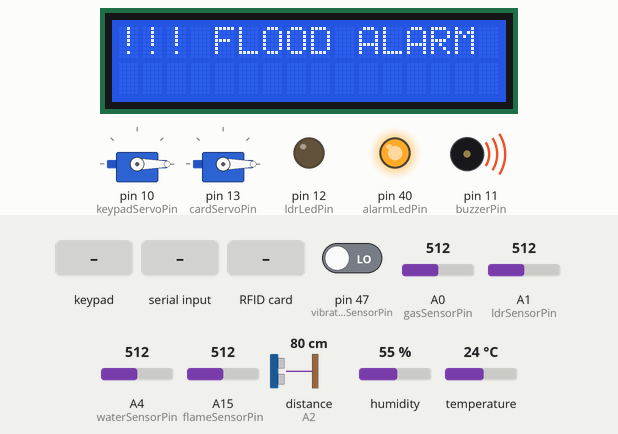
Simulated run of this sketch. Board: Arduino Mega 2560, built with avr-gcc and run on an emulated ATmega2560. Parts: 2 × servo, 16×2 character LCD, output pins drawn as LEDs (lit = HIGH), buzzer (waves = sounding, pin HIGH). Inputs (shaded band) come from the test bench; at power-on: A4 (waterSensorPin) = 512, pin 47 (vibrationSensorPin) LOW, A0 (gasSensorPin) = 512, A1 (ldrSensorPin) = 512, A15 (flameSensorPin) = 512, distance to the obstacle (sensor on A2) 80 cm, humidity 55 %, temperature 24 °C. The echo pulse lasts 58.3 µs per cm; pins used as bus, display or sensor lines are not drawn; what the sketch prints to the serial monitor is not drawn.

Above: at 1.3 s.
1.4 s: key '1' pressed
At 2.4 s:
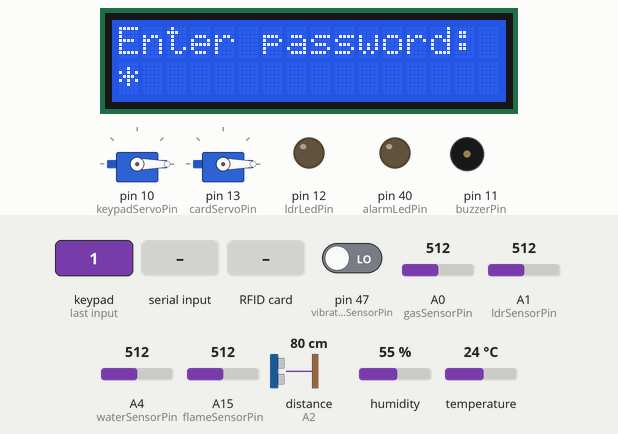
3.8 s: "ALARM:\n" received over the second serial link
At 5.0 s:
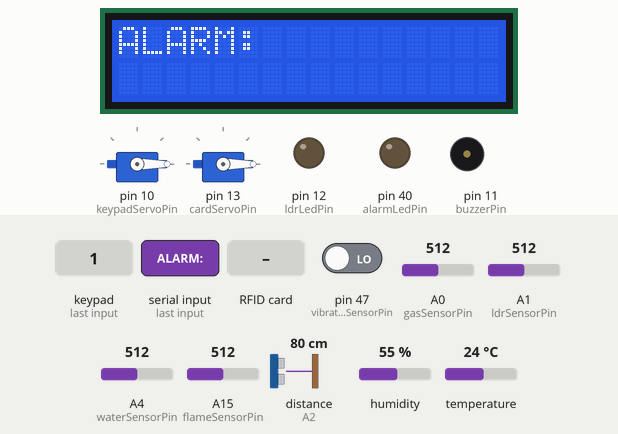
6.0 s: key '#' pressed
At 10.8 s:
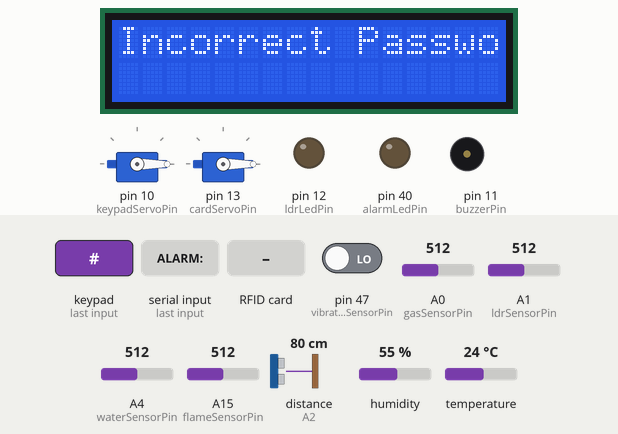
12.8 s: RFID card 59 92 76 B2 held to the reader
At 15.3 s:
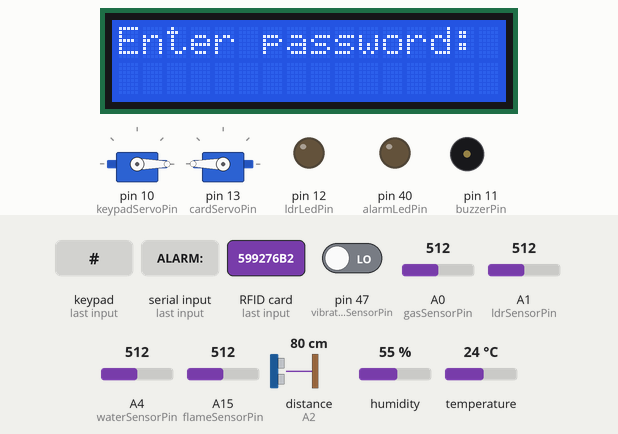
17.8 s: A4 (waterSensorPin) set to 166
20.4 s: A4 (waterSensorPin) set to 143
At 22.4 s:
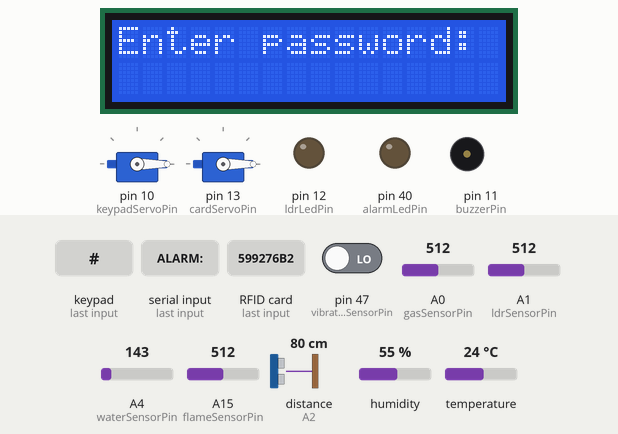
Timing chart, 0 to 23.6 s (numbered marks = the images above; inputs shaded):
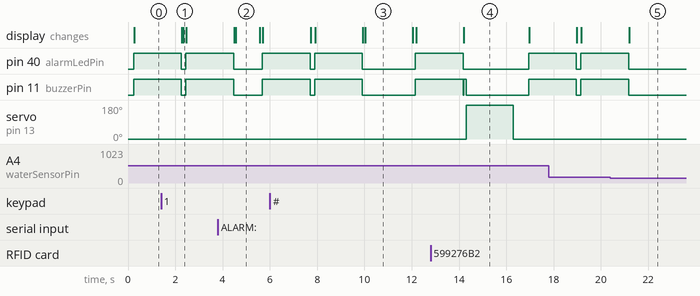

Measured:
- the behaviour switches between 151 and 150 on A4 (waterSensorPin) (found by bisection; images 4 and 5)
- after the input at 1.4 s, the display: first differs from a run without the input after 0.94 s (image 1)
- after the input at 3.8 s, the display: first differs from a run without the input after 0.76 s (image 2)
- after the input at 6.0 s, the display: first differs from a run without the input after 4.0 s (image 3)
- after the input at 12.8 s, servo on pin 13 (cardServoPin): 0° → 180° after 1.5 s, → 0° 2.0 s later
- after the input at 20.4 s, pin 40 (alarmLedPin), pin 11 (buzzerPin): goes on until 21.2 s, then stays LOW
- what the display in image 2 shows lasts 1.0 s, from 4.6 s to 5.6 s

The sketch:

sketch_jan15a.ino
```cpp
#include <Keypad.h>
#include <Wire.h>
#include <LiquidCrystal_I2C.h>
#include <Servo.h>
#include <DHT.h>
#include <SPI.h>
#include <MFRC522.h>

#define DHTPIN 42
#define DHTTYPE DHT22
DHT dht(DHTPIN, DHTTYPE);
float humidity = 0;
float temperature = 0;

int flameSensorPin = A15;
int ldrSensorPin = A1;
int ldrLedPin = 12;
int alarmLedPin = 40;
int vibrationSensorPin = 47;
int gasSensorPin = A0;
int buzzerPin = 11;
int ultrasonicSensorEchoPin = A2;
int ultrasonicSensorTrigPin = A3;
int waterSensorPin = A4;

int keypadServoPin = 10;
Servo keypadServo;
int cardServoPin = 13;
Servo cardServo;

// RFID
#define SS_PIN 53
#define RST_PIN 48
MFRC522 rfid(SS_PIN, RST_PIN);
String knownUID = "599276b2";

// LCD
LiquidCrystal_I2C lcd_1(0x27, 16, 2);

// Keypad
const byte ROWS = 4;
const byte COLS = 4;
char keys[ROWS][COLS] = {
  {'1','2','3','A'}, {'4','5','6','B'}, {'7','8','9','C'}, {'*','0','#','D'}
};
byte rowPins[4] = {9, 8, 7, 6};
byte colPins[COLS] = {5, 4, 3, 2};
Keypad keypad = Keypad(makeKeymap(keys), rowPins, colPins, ROWS, COLS);

char correctPassword[] = "1234A";
String enteredPassword = "";

unsigned long lastSensorLog = 0;
unsigned long logInterval = 1000;

String currentAlarmState = "NORMAL";
unsigned long previousBuzzerMillis = 0;
bool buzzerState = false;
int buzzerInterval = 0;

float currentDistance = 0;

void setup() {
    Serial.begin(9600);
    Serial1.begin(9600);
    dht.begin();

    pinMode(buzzerPin, OUTPUT);
    pinMode(ldrLedPin, OUTPUT);
    pinMode(alarmLedPin, OUTPUT);
    pinMode(ultrasonicSensorTrigPin, OUTPUT);
    pinMode(ultrasonicSensorEchoPin, INPUT);
    pinMode(vibrationSensorPin, INPUT);
    pinMode(flameSensorPin, INPUT);

    keypadServo.attach(keypadServoPin); keypadServo.write(0);
    cardServo.attach(cardServoPin); cardServo.write(0);

    lcd_1.init(); lcd_1.setBacklight(1);
    promptPassword();

    SPI.begin(); rfid.PCD_Init();
    Serial.println(F("System ready."));
}

void loop() {
  checkIncomingCommand();
  manageAlarm();
  manageLocalSensors();

  if (checkCard()) {
    digitalWrite(buzzerPin, HIGH); delay(100); digitalWrite(buzzerPin, LOW);
    cardServoMove();
  }

  if (millis() - lastSensorLog >= logInterval) {
    logSensors();
    lastSensorLog = millis();
  }

  char key = keypad.getKey();
  if (key) {
    if (key == '#') checkPassword();
    else if (key == '*') resetPassword();
    else { enteredPassword += key; lcd_1.print('*'); }
  }
}

void manageLocalSensors() {
  humidity = dht.readHumidity();
  temperature = dht.readTemperature();

  if(analogRead(waterSensorPin) > 150) {
      delay(100);
      if(analogRead(waterSensorPin) > 150) {
          digitalWrite(buzzerPin, HIGH);
          digitalWrite(alarmLedPin, HIGH);
          lcd_1.clear();
          lcd_1.setCursor(0,0);
          lcd_1.print("!!! FLOOD ALARM !!!");
          delay(2000);
          digitalWrite(buzzerPin, LOW);
          digitalWrite(alarmLedPin, LOW);
          promptPassword();
          return;
      }
  }

  // LDR LED Kontrolü
  int ldrValue = analogRead(ldrSensorPin);
  if (ldrValue > 700) {
    digitalWrite(ldrLedPin, HIGH);
  } else {
    digitalWrite(ldrLedPin, LOW);
  }

  digitalWrite(ultrasonicSensorTrigPin, LOW); delayMicroseconds(2);
  digitalWrite(ultrasonicSensorTrigPin, HIGH); delayMicroseconds(10);
  digitalWrite(ultrasonicSensorTrigPin, LOW);
  long duration = pulseIn(ultrasonicSensorEchoPin, HIGH);
  currentDistance = duration * 0.034 / 2;
}

void checkIncomingCommand() {
  if (Serial1.available() > 0) {
    String command = Serial1.readStringUntil('\n');
    command.trim();
    if (command.startsWith("ALARM:")) {
      String newType = command.substring(6);
      if (newType != currentAlarmState) {
        currentAlarmState = newType;
        lcd_1.clear();
        lcd_1.setCursor(0,0);
        lcd_1.print("ALARM: " + newType);
        delay(1000);
        promptPassword();
      }
    }
  }
}

void manageAlarm() {
  if (analogRead(waterSensorPin) > 100) return;

  if (currentAlarmState == "NORMAL") {
    digitalWrite(buzzerPin, LOW);
    digitalWrite(alarmLedPin, LOW);
    buzzerState = false;
    return;
  }


  if (currentAlarmState == "FIRE" || currentAlarmState == "GAS") buzzerInterval = 100;
  else if (currentAlarmState == "INTRUSION") buzzerInterval = 300;
  else buzzerInterval = 500;

  unsigned long currentMillis = millis();
  if (currentMillis - previousBuzzerMillis >= buzzerInterval) {
    previousBuzzerMillis = currentMillis;
    buzzerState = !buzzerState;

    digitalWrite(buzzerPin, buzzerState ? HIGH : LOW);
    digitalWrite(alarmLedPin, buzzerState ? HIGH : LOW);
  }
}

void logSensors() {
  int gas = analogRead(gasSensorPin);
  int flame = analogRead(flameSensorPin);
  int ldr = analogRead(ldrSensorPin);
  int water = analogRead(waterSensorPin);
  int vib = digitalRead(vibrationSensorPin);

  String data = "GAS=" + String(gas) + ",FLAME=" + String(flame) +
                ",LDR=" + String(ldr) + ",WATER=" + String(water) +
                ",VIBRATION=" + String(vib) + ",DIST=" + String(currentDistance) +
                ",TEMP=" + String(temperature) + ",HUM=" + String(humidity);

  Serial1.println("LOG;SENSORS;ALL;" + data);
  Serial.print("Sıcaklık: "); Serial.print(temperature);
  Serial.print("C, Nem: %"); Serial.println(humidity);
}

void checkPassword() {
  lcd_1.clear();
  if (enteredPassword.equals(correctPassword)) {
    digitalWrite(buzzerPin,HIGH); delay(100); digitalWrite(buzzerPin,LOW);
    logEvent("KEYPAD","SUCCESS","PASS_OK");
    lcd_1.print("Door Opening...");
    openDoor(); delay(2000); closeDoor();
    resetPassword();
  } else {
    logEvent("KEYPAD","FAIL","WRONG_PASS");
    lcd_1.print("Incorrect Password!");
    delay(2000);
    resetPassword();
  }
}

void promptPassword() {
  lcd_1.clear();
  lcd_1.setCursor(0, 0);
  lcd_1.print("Enter password:");
  lcd_1.setCursor(0, 1);
}

void resetPassword() {
  enteredPassword = "";
  promptPassword();
}

void openDoor() { keypadServo.write(180); }
void closeDoor() {
  //keypadServo.write(0);
   }

bool checkCard() {
  if (!(rfid.PICC_IsNewCardPresent() && rfid.PICC_ReadCardSerial())) return false;
  String uid = "";
  for (byte i = 0; i < rfid.uid.size; i++) {
    if (rfid.uid.uidByte[i] < 0x10) uid += "0";
    uid += String(rfid.uid.uidByte[i], HEX);
  }
  uid.toLowerCase();
  rfid.PICC_HaltA();
  rfid.PCD_StopCrypto1();

  if (uid == knownUID) {
    logEvent("RFID","SUCCESS","UID_OK");
    return true;
  } else {
    logEvent("RFID","FAIL","UNKNOWN:" + uid);
    return false;
  }
}

void cardServoMove() {
  cardServo.write(180); delay(2000); cardServo.write(0); delay(500);
}

void logEvent(String source, String status, String details) {
  Serial1.println("EVENT|" + source + "|" + status + "|" + details);
}
```
